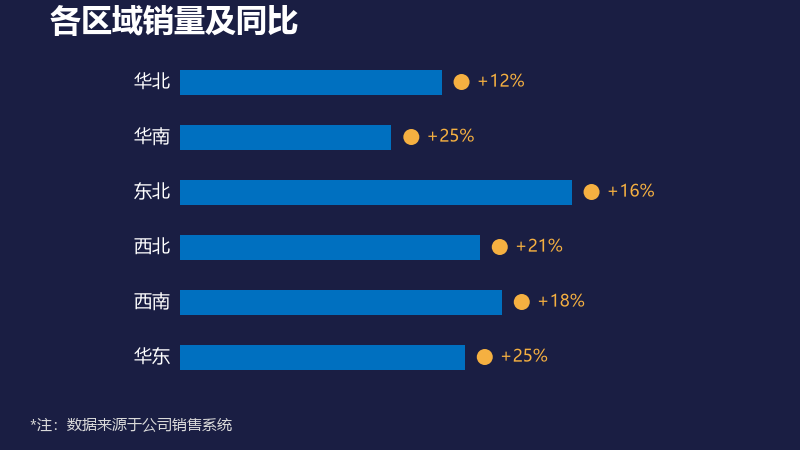

This figure's Python source:
# -*- coding: utf-8 -*-
import numpy as np, matplotlib, matplotlib.pyplot as plt, os
from matplotlib.patches import Rectangle, Circle
matplotlib.rcParams['font.sans-serif']=['Microsoft YaHei','SimHei']
matplotlib.rcParams['axes.unicode_minus']=False
BG='#1A1E43'; BLUE='#0070C0'; RED='#E74E69'; NOTE='#D9D9D9'
def newax(w,h):
    fig=plt.figure(figsize=(w/100,h/100),dpi=100); fig.patch.set_facecolor(BG)
    ax=fig.add_axes([0,0,1,1]); ax.set_xlim(0,w); ax.set_ylim(h,0); ax.set_facecolor(BG)
    for s in ax.spines.values(): s.set_visible(False)
    ax.set_xticks([]); ax.set_yticks([])
    return fig,ax
BASE=r'D:\AAA作业\可视化作业\第二章 图表（后15）'

# 23 柱形折线图: 柱=销量, 线=同比
fig,ax=newax(800,450)
years=['2017','2018','2019','2020','2021','2022']
sales=[1603,2106,2406,3265,3721,3921]
yoy=[27.0,31.4,14.2,35.7,14.0,5.4]
X0,X1=100,750; BASE_Y=380; PX_B=280/4000
xs=np.linspace(X0,X1,6)
for i in range(6):
    ax.add_patch(Rectangle((xs[i]-25,BASE_Y-sales[i]*PX_B),50,sales[i]*PX_B,facecolor=BLUE))
    ax.text(xs[i],BASE_Y-sales[i]*PX_B-10,str(sales[i]),color='white',fontsize=12,ha='center')
# yoy line on right axis
yoy_max=40; PX_Y=250/yoy_max
ax.plot(xs,[BASE_Y-v*PX_Y for v in yoy],color=RED,linewidth=2,marker='o',markersize=6)
for i in range(6):
    ax.text(xs[i],BASE_Y-yoy[i]*PX_Y-10,f'{yoy[i]}%',color=RED,fontsize=11,ha='center')
for i,y in enumerate(years): ax.text(xs[i],BASE_Y+25,y,color='white',fontsize=13,ha='center')
ax.text(50,30,'年度销量及同比增速',color='white',fontsize=22,fontweight='bold')
ax.text(30,430,'*注：数据来源于公司销售系统',color=NOTE,fontsize=11)
os.makedirs(BASE+r'\柱形折线图',exist_ok=True)
plt.savefig(BASE+r'\柱形折线图\柱形折线图_复刻.png',dpi=100,facecolor=BG,bbox_inches=None,pad_inches=0); plt.close()

# 24 目标柱形图: 实际 vs 目标
fig,ax=newax(800,450)
items=['口红','面膜','隔离','防晒','精华','面霜']
actual=[653,523,648,856,714,785]
target=[700,500,600,900,600,600]
X0,X1=100,750; BASE_Y=380; PX=280/1000
xs=np.linspace(X0,X1,6)
for i in range(6):
    ax.add_patch(Rectangle((xs[i]-30,BASE_Y-actual[i]*PX),28,actual[i]*PX,facecolor=BLUE))
    ax.plot([xs[i]-35,xs[i]+5],[BASE_Y-target[i]*PX]*2,color='#F5B041',linewidth=2)
    ax.text(xs[i]-16,BASE_Y-actual[i]*PX-8,str(actual[i]),color='white',fontsize=11,ha='center')
for i,y in enumerate(items): ax.text(xs[i],BASE_Y+25,y,color='white',fontsize=13,ha='center')
ax.text(50,30,'商品实际销量vs目标',color='white',fontsize=22,fontweight='bold')
ax.text(30,430,'*注：数据来源于公司销售系统',color=NOTE,fontsize=11)
os.makedirs(BASE+r'\目标柱形图',exist_ok=True)
plt.savefig(BASE+r'\目标柱形图\目标柱形图_复刻.png',dpi=100,facecolor=BG,bbox_inches=None,pad_inches=0); plt.close()

# 25 子弹图
fig,ax=newax(800,450)
items=['口红','面膜','隔离','防晒','精华','面霜']
actual=[653,523,648,856,714,785]
target=[700,500,600,900,600,600]
scale=1000; PX=500/scale
for i,(it,a,t) in enumerate(zip(items,actual,target)):
    y=70+i*55
    ax.add_patch(Rectangle((200,y),scale*PX,20,facecolor='#2A2E55'))
    ax.add_patch(Rectangle((200,y),600*PX,20,facecolor='#444866'))
    ax.add_patch(Rectangle((200,y),800*PX,20,facecolor='#555977'))
    ax.add_patch(Rectangle((200,y),a*PX,20,facecolor=BLUE))
    ax.plot([200+t*PX,200+t*PX],[y-3,y+23],color='#F5B041',linewidth=2)
    ax.text(190,y+10,it,color='white',fontsize=13,ha='right',va='center')
ax.text(50,30,'商品销量子弹图',color='white',fontsize=22,fontweight='bold')
ax.text(30,430,'*注：数据来源于公司销售系统',color=NOTE,fontsize=11)
os.makedirs(BASE+r'\子弹图',exist_ok=True)
plt.savefig(BASE+r'\子弹图\子弹图_复刻.png',dpi=100,facecolor=BG,bbox_inches=None,pad_inches=0); plt.close()

# 26 柱形圆 (条形+圆形标记)
fig,ax=newax(800,450)
regions=['华北','华南','东北','西北','西南','华东']
vals=[2354,1902,3524,2698,2896,2563]
yoy=[12,25,16,21,18,25]
maxv=4500; PX=500/maxv
for i,(r,v,g) in enumerate(zip(regions,vals,yoy)):
    y=70+i*55
    ax.add_patch(Rectangle((180,y),v*PX,25,facecolor=BLUE))
    ax.add_patch(Circle((180+v*PX+20,y+12),8,facecolor='#F5B041'))
    ax.text(170,y+12,r,color='white',fontsize=13,ha='right',va='center')
    ax.text(180+v*PX+35,y+12,f'+{g}%',color='#F5B041',fontsize=12,va='center')
ax.text(50,30,'各区域销量及同比',color='white',fontsize=22,fontweight='bold')
ax.text(30,430,'*注：数据来源于公司销售系统',color=NOTE,fontsize=11)
os.makedirs(BASE+r'\柱形圆',exist_ok=True)
plt.savefig(BASE+r'\柱形圆\柱形圆_复刻.png',dpi=100,facecolor=BG,bbox_inches=None,pad_inches=0); plt.close()

print('23-26 done')
